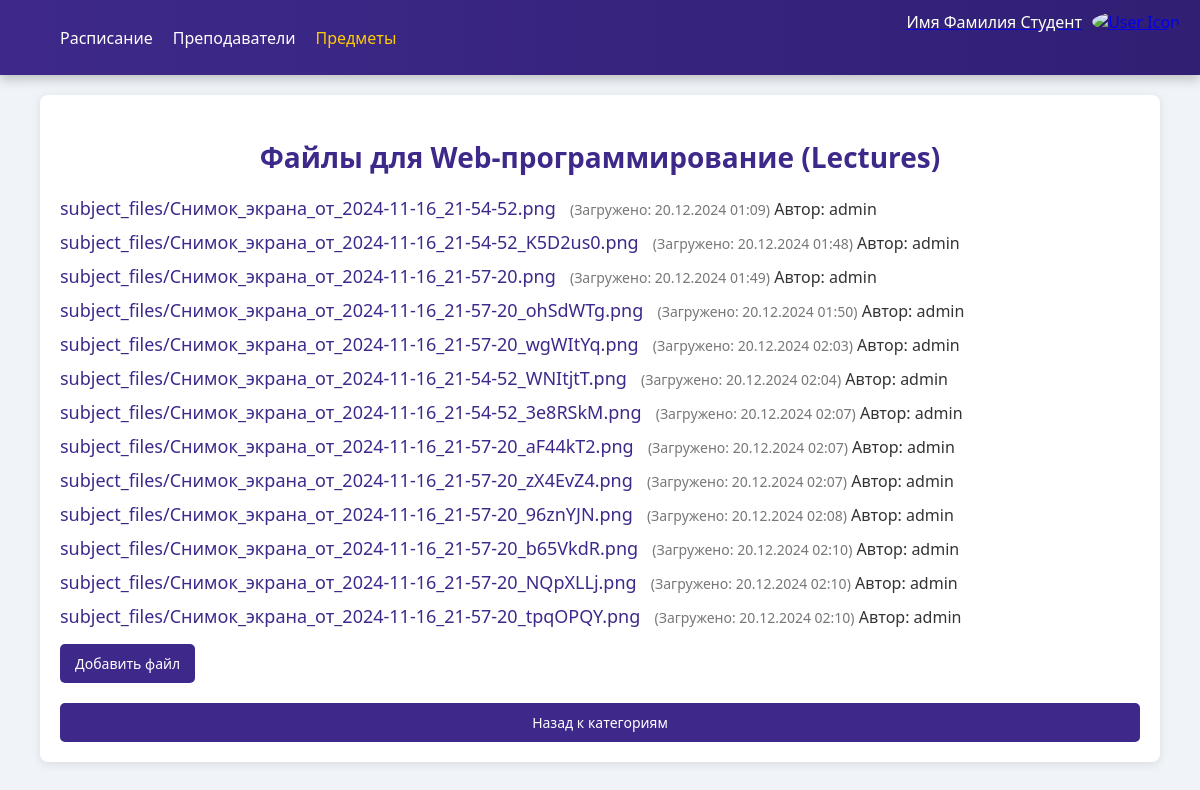
The page /subjects/2/files/lectures/ (signed in) on the database its author committed.
### users/models.py (models this page shows, shortened)
class User(AbstractUser):
    avatar = models.ImageField(
        upload_to=AVATAR_DIR, default="img/teachers/no_content.jpg", verbose_name="Аватар", blank=True
    )
    role = models.CharField(
        verbose_name="Роль",
        choices=Roles.choices,
        default=Roles.USER,
        max_length=CHAR_FIELD_MAX_LENGTH
    )
    photo_check = models.ImageField(
        upload_to=CHECK_DIR, verbose_name="Фото для проверки", null=True, blank=False
    )
    patronimic = models.CharField(
        verbose_name="Отчество",
        max_length=CHAR_FIELD_MAX_LENGTH,
    )
    year = models.PositiveSmallIntegerField(
        verbose_name="Курс",
        default=1
    )
    email = models.EmailField(
        unique=True,
        blank=False,
        null=True,
        max_length=CHAR_FIELD_MAX_LENGTH,
        verbose_name="Почта",
    )
    registered = models.BooleanField(
        default=False,
        verbose_name="Зарегистрирован",
    )
    group = models.ForeignKey(Group, null=True, on_delete=models.SET_NULL, related_name="users", verbose_name="Группа",)
    class Meta:
        verbose_name = "Пользователь"
        verbose_name_plural = "Пользователи"
        ordering = ("id",)

### subjects/models.py (models this page shows, shortened)
class Subject(models.Model):
    name = models.CharField(
        max_length=CHAR_FIELD_MAX_LENGTH,
        verbose_name='Название')
    type = models.CharField(
        max_length=CHAR_FIELD_MAX_LENGTH,
        verbose_name='Тип сдачи',
        default='зачет')
    course_work = models.CharField(
        max_length=CHAR_FIELD_MAX_LENGTH,
        verbose_name='Курсовая работа',
        default='нет')
    class Meta:
        verbose_name = 'Предмет'
        verbose_name_plural = 'Предметы'
        ordering = ("name",)
        constraints = [
            models.UniqueConstraint(
                fields=["name"], name="unique_subject_name"
            )
        ]

class File(models.Model):
    CATEGORY_CHOICES = [
        ('lectures', 'Лекции'),
        ('practicals', 'Практические'),
        ('labs', 'Лабораторные'),
        ('coursework', 'Курсовые'),
        ('exam', 'Экзамен/Зачет'),
    ]
    subject = models.ForeignKey(Subject, on_delete=models.CASCADE, related_name="files")
    category = models.CharField(max_length=20, choices=CATEGORY_CHOICES)
    file = models.FileField(upload_to='subject_files/')
    uploaded_at = models.DateTimeField(auto_now_add=True)

### subjects/views.py (the view)
# urls.py: path('<int:subject_id>/files/<str:category>/', views.file_list, name='file_list'),
def file_list(request, subject_id, category):
    subject = get_object_or_404(Subject, id=subject_id)
    files = File.objects.filter(subject=subject, category=category)
    return render(request, 'subjects/file_list.html', {'subject': subject, 'category': category, 'files': files})

### templates/subjects/file_list.html (shortened to what this page needs)
<!DOCTYPE html>
<html lang="en">
<head>
    {% load static %}
    <link rel="stylesheet" type="text/css" href="{% static 'css/file.css' %}">
</head>
<body>
    <header>
      <div class="header-container">
          <nav class="nav">
              <ul>
                  <li><a href="{% url 'schedule:show_schedule' type='today' %}">Расписание</a></li>
                  <li><a href="{% url 'teachers:show_teachers' %}">Преподаватели</a></li>
                  <li><a href="{% url 'subjects:show_subjects' %}" class="active">Предметы</a></li>
              </ul>
          </nav>
          {% if user.is_authenticated %}
          <a href="{% url 'users:lk' %}">
              <div class="user">
                  <div class="user-info">
                      <span class="user-name"> {{user.first_name}} {{user.last_name}}</span>
                      <span class="user-role">{{user.get_role_display}}</span>
                  </div>
                  <div class="user-icon">
                      <img src="https://avatars.mds.yandex.net/i?id=3c73c7e7d240eb0a4fb8d877774e267f57c07db9-4393175-images-thumbs&n=13" alt="User Icon" />
                  </div>
              </div>
          </a>
          {% endif %}
      </div>
    </header>
    <section class="file-section">
        <h1>Файлы для {{ subject.name }} ({{ category|capfirst }})</h1>
        {% if files %}
        <ul class="file-list">
            {% for file in files %}
            <li>
                <a href="{{ file.file.url }}" target="_blank" class="file-link">{{ file.file.name }}</a>
                <span class="file-uploaded-date">(Загружено: {{ file.uploaded_at|date:"d.m.Y H:i" }})</span>
                <span>Автор: {{ request.user.username }}</span>
            </li>
            {% endfor %}
        </ul>
        {% else %}
        <p>Файлы отсутствуют.</p>
        {% endif %}
        <a href="{% url 'subjects:upload_file' subject.id category %}" class="btn">Добавить файл</a>
        <br>
        <a href="{% url 'subjects:file_categories' subject.id %}" class="btn-back">Назад к категориям</a>
    </section>
</body>
</html>

### static_dev/css/file.css (style rules this page uses)
body { font-family: 'Segoe UI', Tahoma, Geneva, Verdana, sans-serif; margin: 0; padding: 0; background-color: #f0f4f8; color: #333; }
.file-section { margin: 20px auto; padding: 20px; background-color: #fff; border-radius: 8px; box-shadow: 0 2px 10px rgba(0, 0, 0, 0.1); width: 90%; max-width: 1200px; }
h1 { font-size: 28px; color: #3e298a; text-align: center; margin-bottom: 20px; }
.file-list { list-style: none; padding: 0; }
.file-list li { margin-bottom: 10px; }
.file-link { font-size: 18px; color: #3e298a; text-decoration: none; transition: color 0.3s; }
.file-uploaded-date { font-size: 14px; color: #777; margin-left: 10px; }
.btn, .btn-back { display: inline-block; padding: 10px 15px; font-size: 14px; color: white; background-color: #3e298a; border-radius: 5px; text-decoration: none; transition: background-color 0.3s; }
.btn-back { margin-top: 20px; display: block; text-align: center; }
header { background: linear-gradient(90deg, #3e298a, #311f74); box-shadow: 0 5px 10px rgba(0, 0, 0, 0.2); height: 75px; display: flex; align-items: center; }
.header-container { display: flex; justify-content: space-between; width: 100%; padding: 0 20px; }
.nav ul { display: flex; gap: 20px; }
.nav ul li { list-style: none; }
.nav a { color: white; text-decoration: none; transition: color 0.3s; }
.nav a:hover, .nav a.active { color: #ffcc00; }
.user { display: flex; align-items: center; }
.user-info { margin-right: 10px; color: white; }
.user-icon img { width: 50px; border-radius: 50%; }

### rows shown on the page
User: first_name "Имя", last_name "Фамилия", role "Студент", user.username "admin"
Subject: name "Web-программирование"
File: file.name "subject_files/Снимок_экрана_от_2024-11-16_21-54-52.png", uploaded_at "20.12.2024 01:09"
File: file.name "subject_files/Снимок_экрана_от_2024-11-16_21-54-52_K5D2us0.png", uploaded_at "20.12.2024 01:48"
File: file.name "subject_files/Снимок_экрана_от_2024-11-16_21-57-20.png", uploaded_at "20.12.2024 01:49"
File: file.name "subject_files/Снимок_экрана_от_2024-11-16_21-57-20_ohSdWTg.png", uploaded_at "20.12.2024 01:50"
File: file.name "subject_files/Снимок_экрана_от_2024-11-16_21-57-20_wgWItYq.png", uploaded_at "20.12.2024 02:03"
File: file.name "subject_files/Снимок_экрана_от_2024-11-16_21-54-52_WNItjtT.png", uploaded_at "20.12.2024 02:04"
File: file.name "subject_files/Снимок_экрана_от_2024-11-16_21-54-52_3e8RSkM.png", uploaded_at "20.12.2024 02:07"
File: file.name "subject_files/Снимок_экрана_от_2024-11-16_21-57-20_aF44kT2.png", uploaded_at "20.12.2024 02:07"
File: file.name "subject_files/Снимок_экрана_от_2024-11-16_21-57-20_zX4EvZ4.png", uploaded_at "20.12.2024 02:07"
File: file.name "subject_files/Снимок_экрана_от_2024-11-16_21-57-20_96znYJN.png", uploaded_at "20.12.2024 02:08"
File: file.name "subject_files/Снимок_экрана_от_2024-11-16_21-57-20_b65VkdR.png", uploaded_at "20.12.2024 02:10"
File: file.name "subject_files/Снимок_экрана_от_2024-11-16_21-57-20_NQpXLLj.png", uploaded_at "20.12.2024 02:10"
File: file.name "subject_files/Снимок_экрана_от_2024-11-16_21-57-20_tpqOPQY.png", uploaded_at "20.12.2024 02:10"

### other values the page prints
{{ category|capfirst }} "Lectures"
